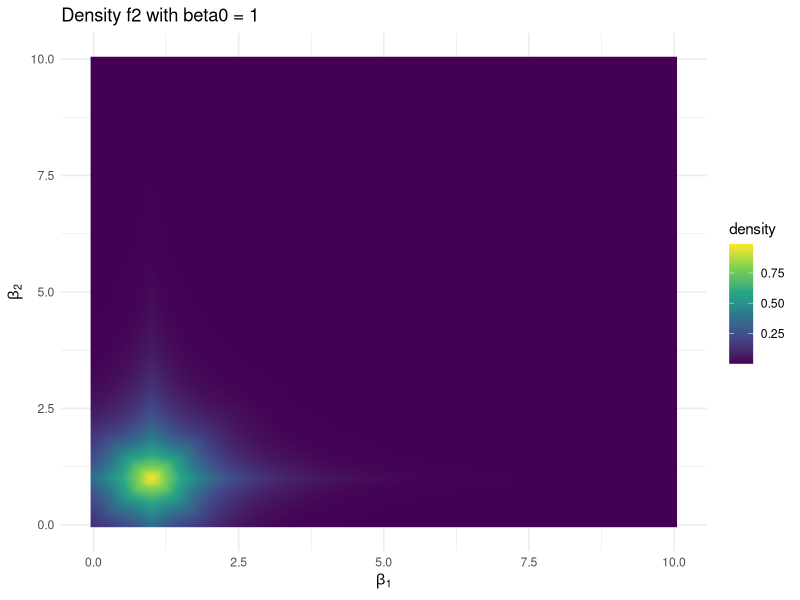
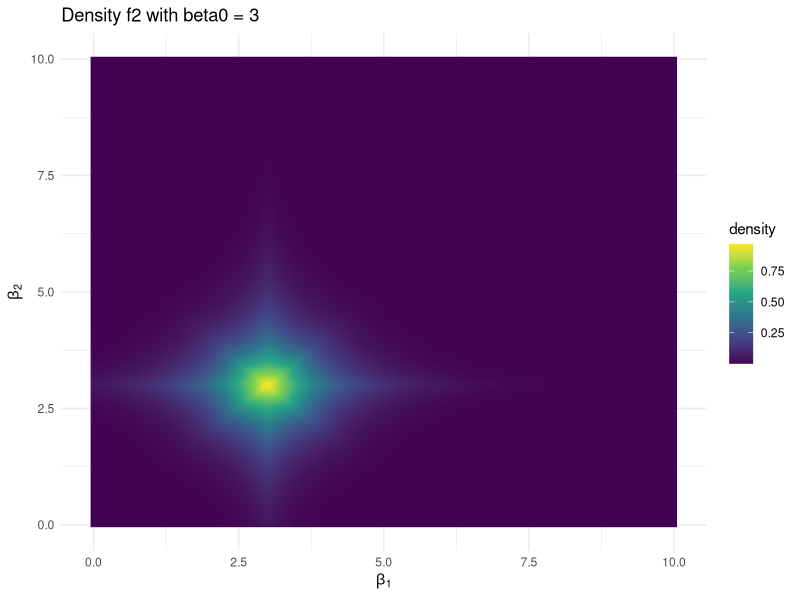
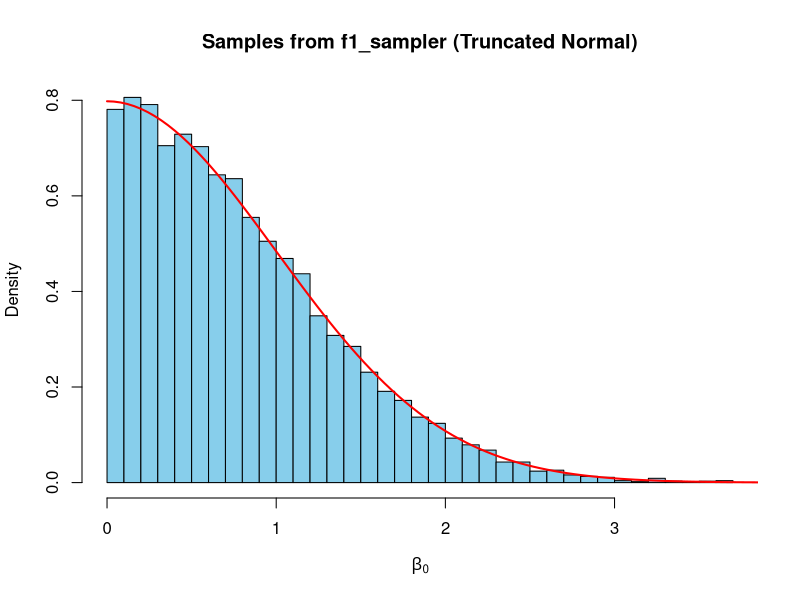
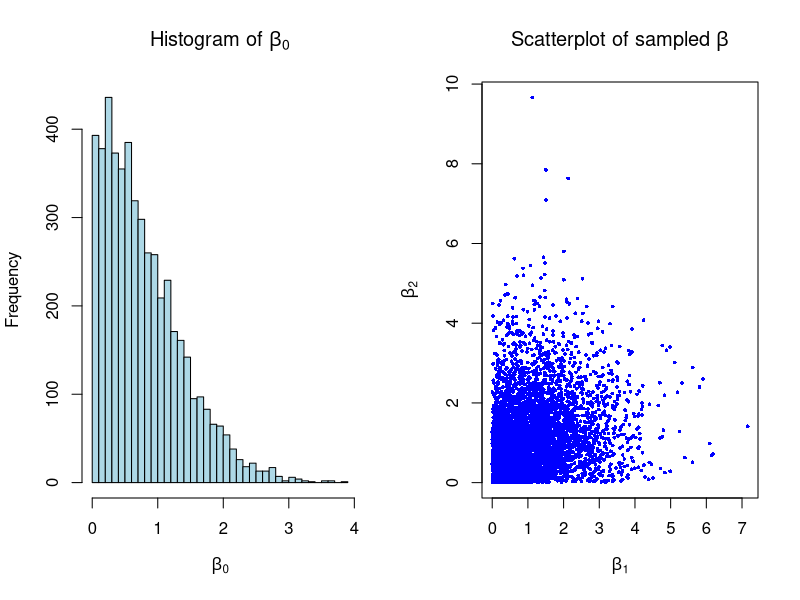
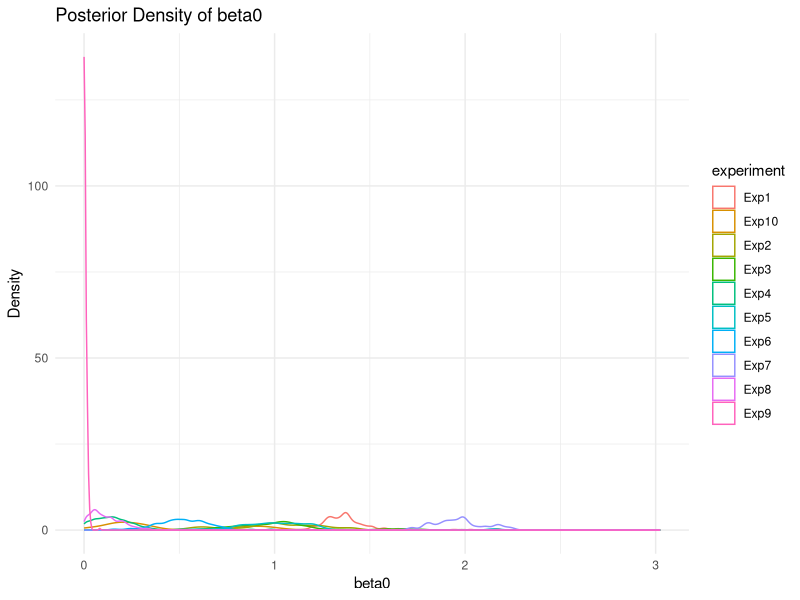
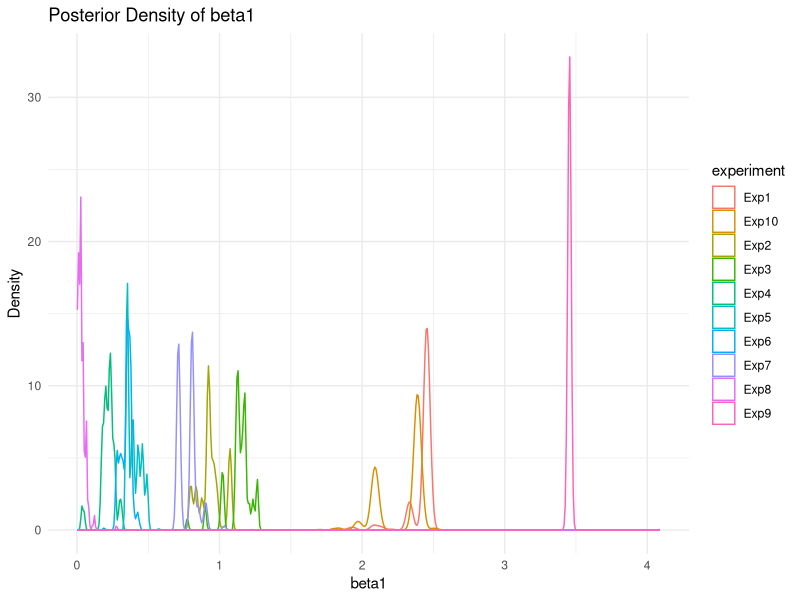
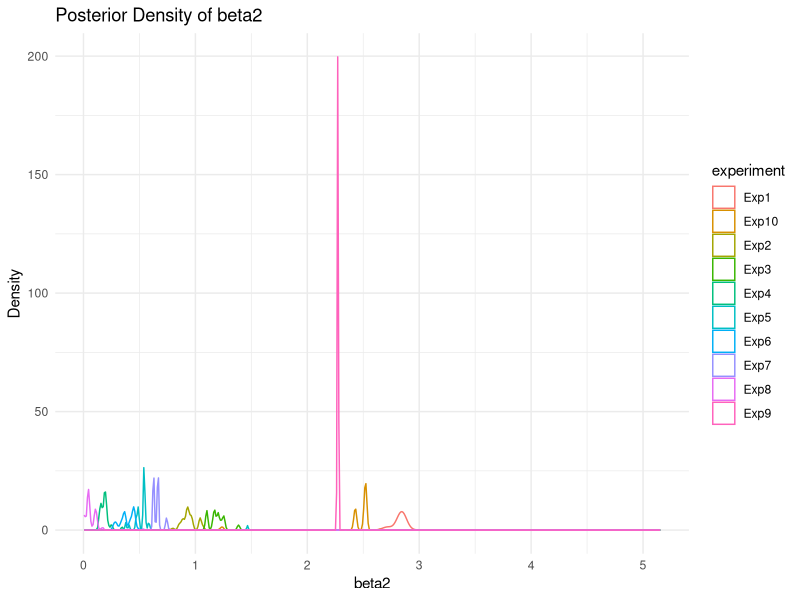

These charts were generated, in order, by the following R code:
## ---- chunk 1
library(ggplot2)
library(dplyr)

f2_density <- function(beta_vec, beta0){
  if (any(beta_vec < 0 | beta_vec > 10)) return(0)
  prod_abs <- prod(abs(beta_vec - beta0))
  max_abs <- max(abs(beta_vec - beta0))
  return(exp(-prod_abs - max_abs))
}

compute_density_grid <- function(beta0, grid_size = 100) {
  beta_seq <- seq(0, 10, length.out = grid_size)
  grid <- expand.grid(beta1 = beta_seq, beta2 = beta_seq)
  grid$density <- numeric(nrow(grid))
  
  for (i in seq_len(nrow(grid))) {
    beta_vec <- c(grid$beta1[i], grid$beta2[i])
    grid$density[i] <- f2_density(beta_vec, beta0)
  }
  
  return(grid)
}


visualize_f2 <- function(beta0) {
  grid <- compute_density_grid(beta0)
  
  ggplot(grid, aes(beta1, beta2, fill = density)) +
    geom_raster(interpolate = TRUE) +
    scale_fill_viridis_c() +
    labs(title = paste("Density f2 with beta0 =", beta0),
         x = expression(beta[1]), y = expression(beta[2])) +
    theme_minimal()
}


visualize_f2(1)
visualize_f2(3)


## ---- chunk 2
# f1_sampler: Efficient sampling from a truncated normal between 0 and 4
f1_sampler <- function(n) {
  qnorm(runif(n, pnorm(0), pnorm(4)))
}


f2_sampler <- function(n, p, beta0) {
  samples <- matrix(0, nrow = n, ncol = p)
  count <- 0
  while (count < n) {
    candidate <- runif(p, 0, 10)
    density_val <- exp(-prod(abs(candidate - beta0)) - max(abs(candidate - beta0)))
    if (runif(1) < density_val) {
      count <- count + 1
      samples[count, ] <- candidate
    }
  }
  colnames(samples) <- paste0("beta", 1:p)
  return(samples)
}



## ---- chunk 3

n_samples <- 10000

samples_f1 <- f1_sampler(n_samples)

# Check if all samples are within the truncation limits (0 to 4)
all(samples_f1 >= 0 & samples_f1 <= 4) 

summary(samples_f1)

# Plot histogram to verify the truncated normal shape
hist(samples_f1, breaks = 50, probability = TRUE,
     main = "Samples from f1_sampler (Truncated Normal)",
     xlab = expression(beta[0]), col = "skyblue")

# Add the theoretical density curve
curve(dnorm(x) / (pnorm(4) - pnorm(0)), from = 0, to = 4,
      add = TRUE, col = "red", lwd = 2)

## ---- chunk 4
# Explicit numeric check for efficiency
efficiency <- length(samples_f1) / n_samples
print(efficiency)  

## ---- chunk 5
gibbs_sampler <- function(n_iter, p, init_beta0 = 2) {
  # Storage for samples
  beta0_samples <- numeric(n_iter)
  beta_samples <- matrix(0, nrow = n_iter, ncol = p)
  colnames(beta_samples) <- paste0("beta", 1:p)
  
  # Initialize with starting values
  beta0 <- f1_sampler(1)
  beta <- runif(p, 0, 10)
  
  for (iter in 1:n_iter) {
    # Sample beta given beta0 using the updated f2_sampler;
    # ensure candidate is a vector.
    beta_candidate <- as.vector(f2_sampler(1, p, beta0))
    beta <- beta_candidate
    
    # Sample beta0 given beta using f1_sampler
    beta0 <- f1_sampler(1)
    
    beta0_samples[iter] <- beta0
    beta_samples[iter, ] <- beta
  }
  
  list(beta0 = beta0_samples, beta = beta_samples)
}

# Example run
set.seed(123)
samples_prior <- gibbs_sampler(n_iter = 5000, p = 2)

# Check the samples: histogram for beta0 and scatter plot for beta
par(mfrow = c(1,2))
hist(samples_prior$beta0, breaks = 50, main = expression(paste("Histogram of ", beta[0])),
     xlab = expression(beta[0]), col = "lightblue")
plot(samples_prior$beta, col = "blue", pch = 16, cex = 0.5,
     xlab = expression(beta[1]), ylab = expression(beta[2]),
     main = expression(paste("Scatterplot of sampled ", beta)))

## ---- chunk 6
library(ggplot2)
library(dplyr)
data <- read.csv("experiments.csv")

## ---- chunk 7
# Posterior sampler function
posterior_sampler <- function(Y, X, n_iter = 5000) {
  n <- length(Y)
  p <- ncol(X)
  
  # Storage for samples
  samples_beta0 <- numeric(n_iter)
  samples_beta <- matrix(0, n_iter, p)
  
  # Initialize parameters
  beta0 <- f1_sampler(1)
  beta <- runif(p, 0, 10)
  
  for (iter in 1:n_iter) {
    # Metropolis update for beta given beta0 using f2_sampler
    beta_candidate <- as.vector(f2_sampler(1, p, beta0))
    loglik_current <- sum(dnorm(Y, mean = beta0 + X %*% beta, log = TRUE))
    loglik_candidate <- sum(dnorm(Y, mean = beta0 + X %*% beta_candidate, log = TRUE))
    accept_prob <- min(1, exp(loglik_candidate - loglik_current))
    if (runif(1) < accept_prob) {
      beta <- beta_candidate
    }
    
    # Metropolis update for beta0 given beta using f1_sampler
    beta0_candidate <- f1_sampler(1)
    loglik_current_beta0 <- sum(dnorm(Y, mean = beta0 + X %*% beta, log = TRUE))
    loglik_candidate_beta0 <- sum(dnorm(Y, mean = beta0_candidate + X %*% beta, log = TRUE))
    accept_prob_beta0 <- min(1, exp(loglik_candidate_beta0 - loglik_current_beta0))
    if (runif(1) < accept_prob_beta0) {
      beta0 <- beta0_candidate
    }
    
    samples_beta0[iter] <- beta0
    samples_beta[iter, ] <- beta
  }
  
  list(beta0 = samples_beta0, beta = samples_beta)
}

# Load the experimental data
data <- read.csv("experiments.csv")
library(dplyr)

experiment_ids <- unique(data$experiment)
results <- list()

for (exp_id in experiment_ids) {
  exp_data <- filter(data, experiment == exp_id)
  Y <- exp_data$y
  X <- as.matrix(exp_data[, c("x1", "x2")])
  
  set.seed(123 + exp_id)  # Different seed for each experiment
  results[[exp_id]] <- posterior_sampler(Y, X, n_iter = 5000)
}

# Combine samples for all experiments for plotting
combined_samples <- data.frame()
for (exp_id in experiment_ids) {
  df <- data.frame(
    beta0 = results[[exp_id]]$beta0,
    beta1 = results[[exp_id]]$beta[, 1],
    beta2 = results[[exp_id]]$beta[, 2],
    experiment = paste0("Exp", exp_id)
  )
  combined_samples <- rbind(combined_samples, df)
}

# Function to plot marginal posterior densities
plot_density <- function(param_name) {
  ggplot(combined_samples, aes_string(x = param_name, color = "experiment")) +
    geom_density() +
    theme_minimal() +
    labs(title = paste("Posterior Density of", param_name),
         x = param_name, y = "Density")
}

# Plot the marginal densities for beta0, beta1, and beta2
plot_density("beta0")
plot_density("beta1")
plot_density("beta2")

